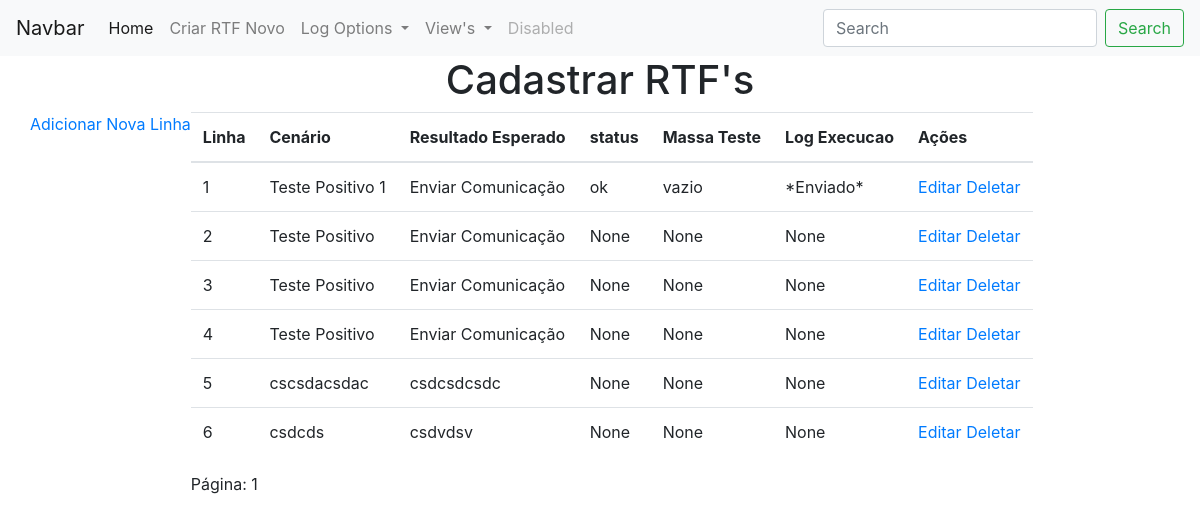
The app's page /viewCenarios/1/1 with its own data.
### app.py (models this page shows, shortened)
class Cenarios(db.Model):
    id_rtf = db.Column(db.Integer, db.ForeignKey('rt_fs.id'), primary_key=True)  # o db por alguma razão chamou RTFs de rt_fs
    pagina = db.Column(db.Integer, primary_key=True)
    linha = db.Column(db.Integer, primary_key=True)
    cenario = db.Column(db.String(250))
    resultado_esperado = db.Column(db.String(250))
    status = db.Column(db.Integer)
    massa_teste = db.Column(db.String(250))
    log_execucao = db.Column(db.String(10000))

### app.py (the view)
@app.route("/viewCenarios/<int:id_rtf>/<int:pagina>")
def viewCenarios(id_rtf, pagina):
    print(id_rtf, pagina)
    cenarios = Cenarios.query.filter_by(id_rtf=id_rtf, pagina=pagina)
    return render_template("viewCenarios.html", values=cenarios, id_rtf=id_rtf, pagina=pagina)

### templates/viewCenarios.html (shortened to what this page needs)
{% extends "base.html" %}
{% block content%}
    <div class="container">
        <div class="row">
            <div class="col-xs-12">
                <a href="{{url_for('add_cenario', id_rtf=id_rtf, pagina=pagina)}}">Adicionar Nova Linha</a>
            </div>
            <div class="col-xs-12">
                <table class="table">
                    <thead>
                        <th>Linha</th>
                        <th>Cenário</th>
                        <th>Resultado Esperado</th>
                        <th>status</th>
                        <th>Massa Teste</th>
                        <th>Log Execucao</th>
                        <th>Ações</th>
                    </thead>
                    <tbody>
                        {% for item in values %}
                            <tr>
                                <td>{{ item.linha }}</td>
                                <td>{{ item.cenario }}</td>
                                <td>{{ item.resultado_esperado }}</td>
                                <td>{{ item.status }}</td>
                                <td>{{ item.massa_teste }}</td>
                                <td>{{ item.log_execucao }}</td>
                                <td>
                                    <a href="{{url_for('edit_cenario', id_rtf=item.id_rtf, pagina=item.pagina, linha=item.linha)}}">Editar</a>
                                    <a href="#">Deletar</a>
                                </td>
                            </tr>
                        {% endfor %}
                    </tbody>
                </table>
                <div>
                    <p>Página: {{pagina}}</p>
                </div>
            </div>
        </div>
    </div>
{% endblock %}

### templates/base.html (shortened to what this page needs)
<!DOCTYPE html>
<html lang="pt-br">
<head>
    <link rel="stylesheet" href="https://cdn.jsdelivr.net/npm/bootstrap@4.3.1/dist/css/bootstrap.min.css"
>
</head>
    <body>
        <nav class="navbar navbar-expand-lg navbar-light bg-light">
            <a class="navbar-brand" href="#">Navbar</a>
            <div class="collapse navbar-collapse" id="navbarSupportedContent">
                <ul class="navbar-nav mr-auto">
                    <li class="nav-item active">
                        <a class="nav-link" href="{{ url_for('index') }}">Home <span class="sr-only">(current)</span></a>
                    </li>
                    <li class="nav-item">
                        <a class="nav-link" href="{{url_for('add_rtf')}}">Criar RTF Novo</a>
                    </li>
                    <li class="nav-item dropdown">
                        <a class="nav-link dropdown-toggle" href="#" id="navbarDropdownLog" role="button" data-toggle="dropdown"
                           aria-haspopup="true" aria-expanded="false">
                            Log Options
                        </a>
                    </li>
                    <li class="nav-item dropdown">
                        <a class="nav-link dropdown-toggle" href="#" id="navbarDropdownViews" role="button" data-toggle="dropdown"
                           aria-haspopup="true" aria-expanded="false">
                            View's
                        </a>
                    </li>
                    <li class="nav-item">
                        <a class="nav-link disabled" href="#" tabindex="-1" aria-disabled="true">Disabled</a>
                    </li>
                </ul>
                <form class="form-inline my-2 my-lg-0">
                    <input class="form-control mr-sm-2" type="search" placeholder="Search" aria-label="Search">
                    <button class="btn btn-outline-success my-2 my-sm-0" type="submit">Search</button>
                </form>
            </div>
        </nav>
        <div class="container-fluid">
            <h1 style="style=color:red;text-align:center;">Cadastrar RTF's</h1>
            {% block content %}{% endblock %}
        </div>
    </body>
</html>

### records on screen
Cenarios: linha "1", cenario "Teste Positivo 1", resultado_esperado "Enviar Comunicação", status "ok", massa_teste "vazio", log_execucao "*Enviado*"
Cenarios: linha "2", cenario "Teste Positivo", resultado_esperado "Enviar Comunicação", status "None", massa_teste "None", log_execucao "None"
Cenarios: linha "3", cenario "Teste Positivo", resultado_esperado "Enviar Comunicação", status "None", massa_teste "None", log_execucao "None"
Cenarios: linha "4", cenario "Teste Positivo", resultado_esperado "Enviar Comunicação", status "None", massa_teste "None", log_execucao "None"
Cenarios: linha "5", cenario "cscsdacsdac", resultado_esperado "csdcsdcsdc", status "None", massa_teste "None", log_execucao "None"
Cenarios: linha "6", cenario "csdcds", resultado_esperado "csdvdsv", status "None", massa_teste "None", log_execucao "None"

### other values on screen
{{ pagina }} "1"
